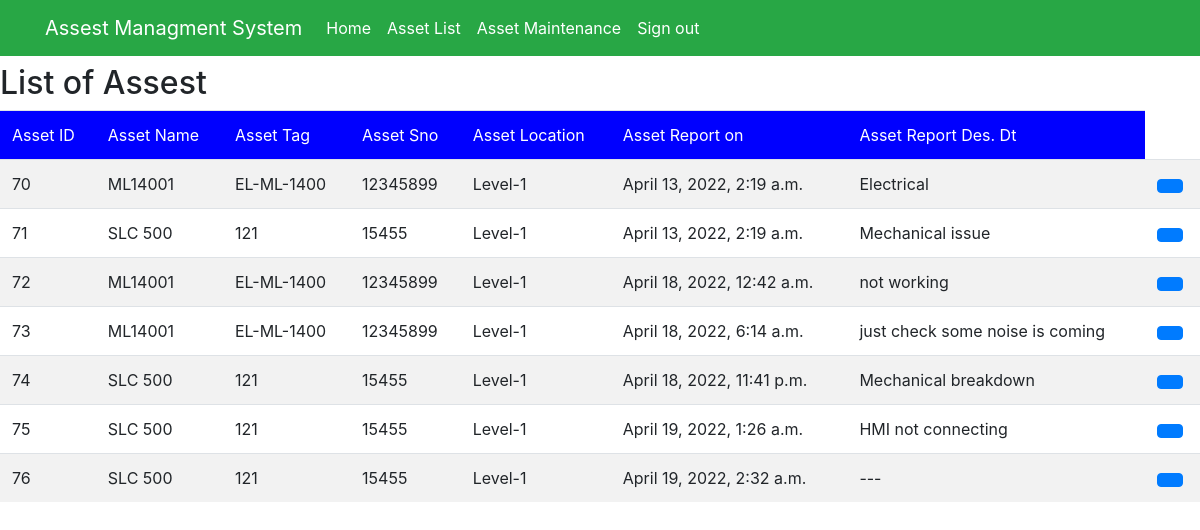
The page /assetmainlist (signed in) on the database as committed earlier.
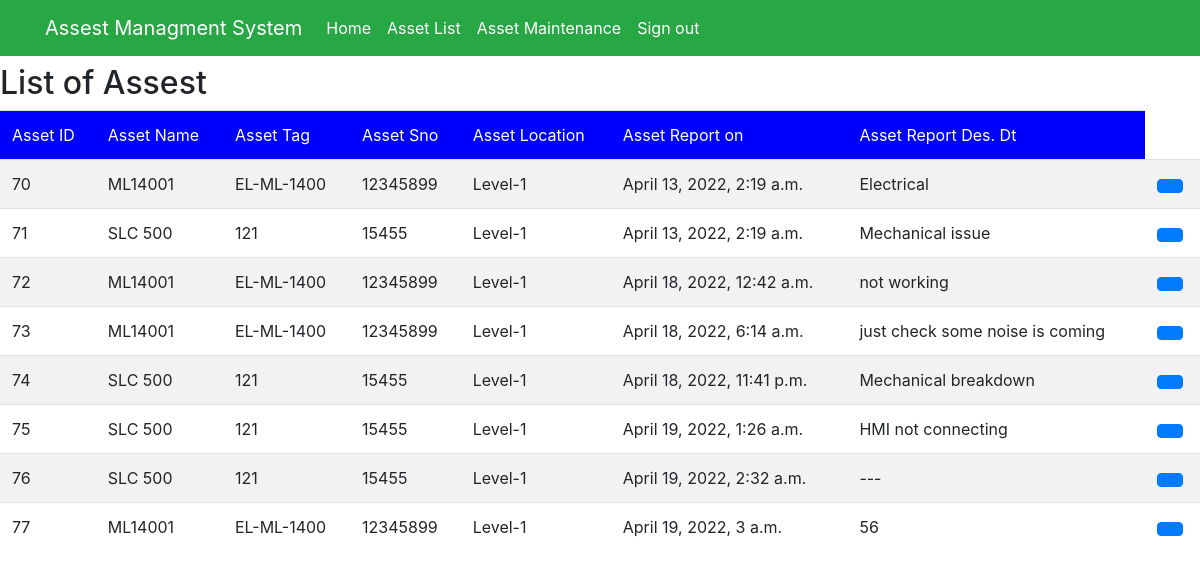
The same page on the database as committed later.
### myapp/models.py (models this page shows, shortened)
class AssetMain(models.Model):
    asset_id = models.CharField(max_length=100)
    asset_name = models.CharField(max_length=100)
    asset_tag = models.CharField(max_length=100)
    asset_serial_No = models.CharField(max_length=100)
    asset_loc = models.CharField(max_length=100)
    asset_status = models.CharField(max_length=100,null=True, default=None, blank=True)
    date_main = models.DateTimeField(blank=True, null=True,default=datetime.date.today)
    asset_desc = models.CharField(max_length=100,null=True, default=None, blank=True)
    asset_assign = models.CharField(max_length=100,null=True, default=None, blank=True)
    date_solved = models.DateTimeField(null=True, default=None, blank=True)
    asset_comments = models.CharField(max_length=100,null=True, default=None, blank=True)

### myapp/views.py (the view)
# urls.py: path('assetmainlist', views.assetmainlist, name="assetmainlist"),
@login_required(login_url='signin')
def assetmainlist(request,new={}):
    context = {}
    asset = AssetMain.objects.all()
    if asset:
        return render(request, 'myapp/assetmainlist.html', locals())
    else:
        context["error"] = "Sorry no asset record"

### myapp/templates/myapp/assetmainlist.html (shortened to what this page needs)
{% extends 'myapp/base.html' %}
{% block content %}
<h2>List of Assest</h2>
<table class="table table-striped">
    <thead style="background-color: blue;color: white;">
    <td>Asset ID</td>
    <td>Asset Name</td>
    <td>Asset Tag</td>
    <td>Asset Sno</td>
    <td>Asset Location</td>
    <td>Asset Report on</td>
    <td>Asset Report Des. Dt</td>
    </thead>
    {% for row in asset %}
    <tr>
        <td>{{row.id}}</td>
        <td>{{row.asset_name}}</td>
        <td>{{row.asset_tag}}</td>
        <td>{{row.asset_serial_No}}</td>
        <td>{{row.asset_loc}}</td>
        <td>{{row.date_main}}</td>
        <td>{{row.asset_desc}}</td>
        <td><a class="btn btn-primary btn-s" href="{% url 'assetmainupdate' row.id%}" method="post"></a></td>
    </tr>
    {% endfor %}
</table>
{% endblock %}

Rows that differ between the two databases and show on the page:
added AssetMain: id "77", asset_name "ML14001", asset_tag "EL-ML-1400", asset_serial_No "12345899", asset_loc "Level-1", date_main "April 19, 2022, 3 a.m.", asset_desc "56"
